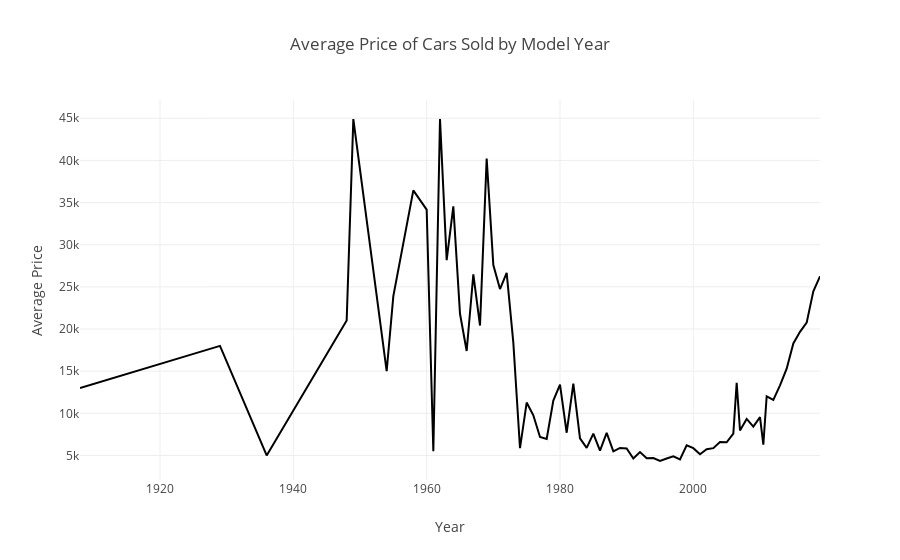

This figure's notebook cell:
### Markdown cell above
The vast majortiy of cars sold were automatic which suggests that peopole are happier with other transmission types or that far more automatic car are produced.

### Code cell
# Group the data by 'model_year' and calculate the average price for each year
average_price_by_year = car_ad_data.groupby('model_year')['price'].mean().reset_index()

# Create a line graph to show the average price of cars sold each year
fig = px.line(average_price_by_year, x='model_year', y='price', 
              labels={'model_year': 'Year', 'price': 'Average Price'},
              title='Average Price of Cars Sold by Model Year')

# Set x-axis title
fig.update_xaxes(title='Year')

# Set y-axis title
# Extract month from 'date_posted' column and create a new column called 'month'
car_ad_data['month'] = car_ad_data['date_posted'].dt.month

# Display the first few rows of the updated DataFrame to verify the changes
st.write(car_ad_data.head())
fig.update_yaxes(title='Average Price')

### Figure 1 — Plotly figure (JSON) as saved in the notebook; plotly's stock layout.template omitted (floating-point values rounded to 4 significant figures)
{"data": [{"hovertemplate": "Year=%{x}<br>Average Price=%{y}<extra></extra>", "legendgroup": "", "line": {"color": "#000001", "dash": "solid"}, "marker": {"symbol": "circle"}, "mode": "lines", "name": "", "orientation": "v", "showlegend": false, "type": "scatter", "x": [1908, 1929, 1936, 1948, 1949, 1954, 1955, 1958, 1960, 1961, 1962, 1963, 1964, 1965, 1966, 1967, 1968, 1969, 1970, 1971, 1972, 1973, 1974, 1975, 1976, 1977, 1978, 1979, 1980, 1981, 1982, 1983, 1984, 1985, 1986, 1987, 1988, 1989, 1990, 1991, 1992, 1993, 1994, 1995, 1996, 1997, 1998, 1999, 2000, 2001, 2002, 2003, 2004, 2005, 2006, 2006.0, 2007, 2008, 2009, 2010, 2010.0, 2011, 2012, 2013, 2014, 2015, 2016, 2017, 2018, 2019], "xaxis": "x", "y": [12995, 18000, 5000, 21000, 44900, 15000, 23900, 36450, 34170.0, 5500, 44910.0, 28170.0, 34540.0, 21800.0, 17390.0, 26485, 20415, 40210, 27580, 24740.0, 26660, 18390.0, 5862.0, 11280.0, 9766.0, 7200.0, 6970, 11500.0, 13410.0, 7695, 13530.0, 7036.0, 5902, 7592.0, 5579.0, 7670.0, 5482.0, 5894.0, 5839.0, 4648.0, 5410.0, 4684.0, 4702.0, 4343.0, 4643.0, 4899.0, 4520.0, 6213.0, 5864.0, 5150.0, 5733.0, 5871.0, 6582.0, 6561.0, 7598.0, 13630.0, 7971.0, 9337.0, 8427.0, 9539.0, 6272.0, 12020.0, 11590.0, 13320.0, 15300.0, 18290.0, 19670.0, 20750.0, 24470.0, 26250.0], "yaxis": "y"}], "layout": {"legend": {"tracegroupgap": 0}, "title": {"text": "Average Price of Cars Sold by Model Year"}, "xaxis": {"anchor": "y", "domain": [0, 1], "title": {"text": "Year"}}, "yaxis": {"anchor": "x", "domain": [0, 1], "title": {"text": "Average Price"}}}}
